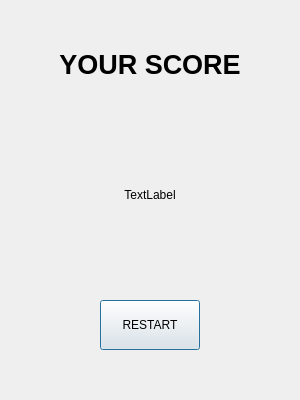
<?xml version="1.0" encoding="UTF-8"?>
<ui version="4.0">
 <class>gameover</class>
 <widget class="QDialog" name="gameover">
  <property name="geometry">
   <rect>
    <x>0</x>
    <y>0</y>
    <width>300</width>
    <height>400</height>
   </rect>
  </property>
  <property name="windowTitle">
   <string>Dialog</string>
  </property>
  <widget class="QLabel" name="label">
   <property name="geometry">
    <rect>
     <x>40</x>
     <y>40</y>
     <width>220</width>
     <height>50</height>
    </rect>
   </property>
   <property name="text">
    <string>&lt;html&gt;&lt;head/&gt;&lt;body&gt;&lt;p&gt;&lt;span style=&quot; font-size:20pt; font-weight:600;&quot;&gt;YOUR SCORE&lt;/span&gt;&lt;/p&gt;&lt;/body&gt;&lt;/html&gt;</string>
   </property>
   <property name="alignment">
    <set>Qt::AlignCenter</set>
   </property>
  </widget>
  <widget class="QLabel" name="SCORE">
   <property name="geometry">
    <rect>
     <x>100</x>
     <y>180</y>
     <width>100</width>
     <height>30</height>
    </rect>
   </property>
   <property name="text">
    <string>TextLabel</string>
   </property>
   <property name="alignment">
    <set>Qt::AlignCenter</set>
   </property>
  </widget>
  <widget class="QPushButton" name="restart">
   <property name="geometry">
    <rect>
     <x>100</x>
     <y>300</y>
     <width>100</width>
     <height>50</height>
    </rect>
   </property>
   <property name="text">
    <string>RESTART</string>
   </property>
  </widget>
 </widget>
 <resources/>
 <connections/>
</ui>
